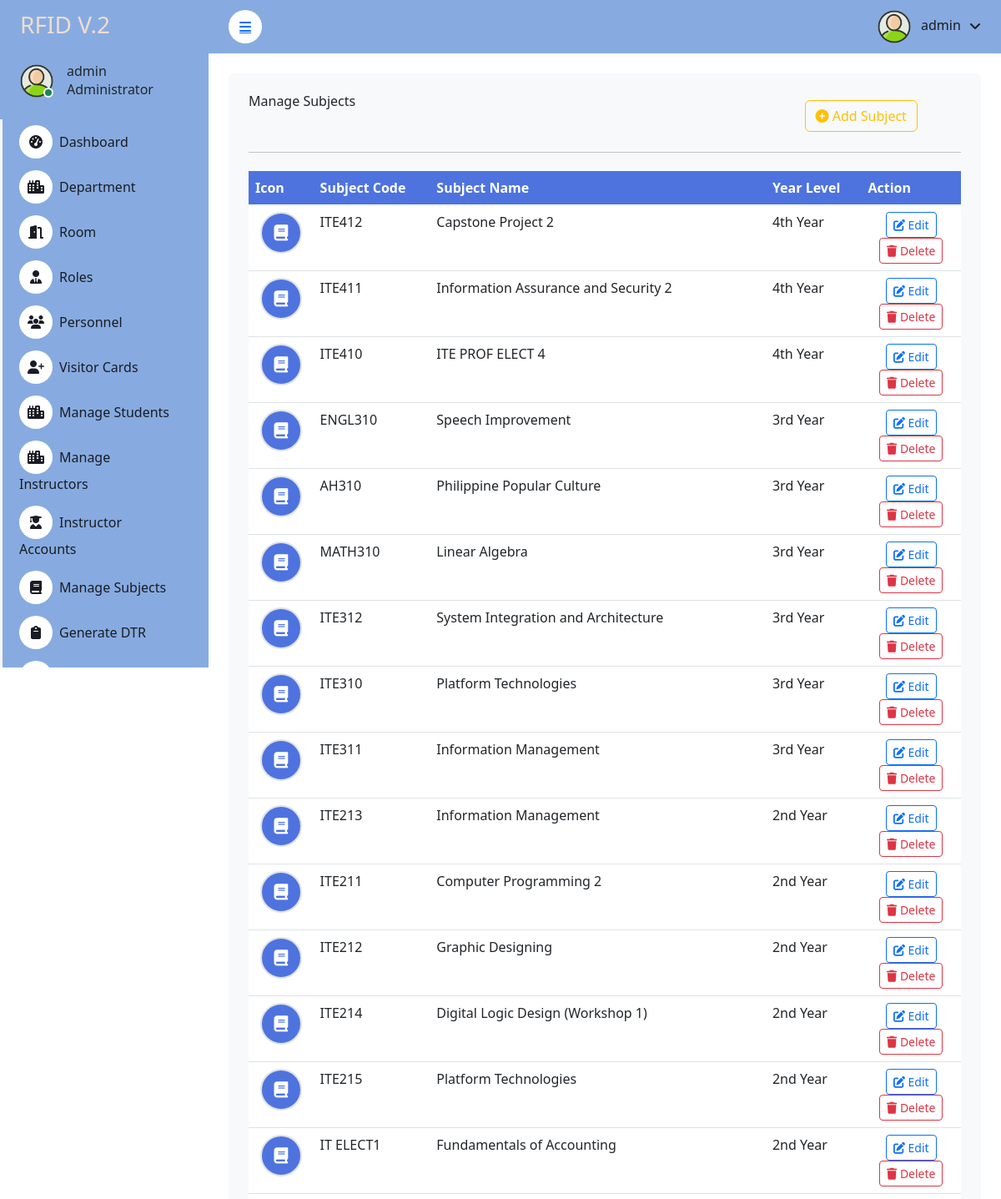
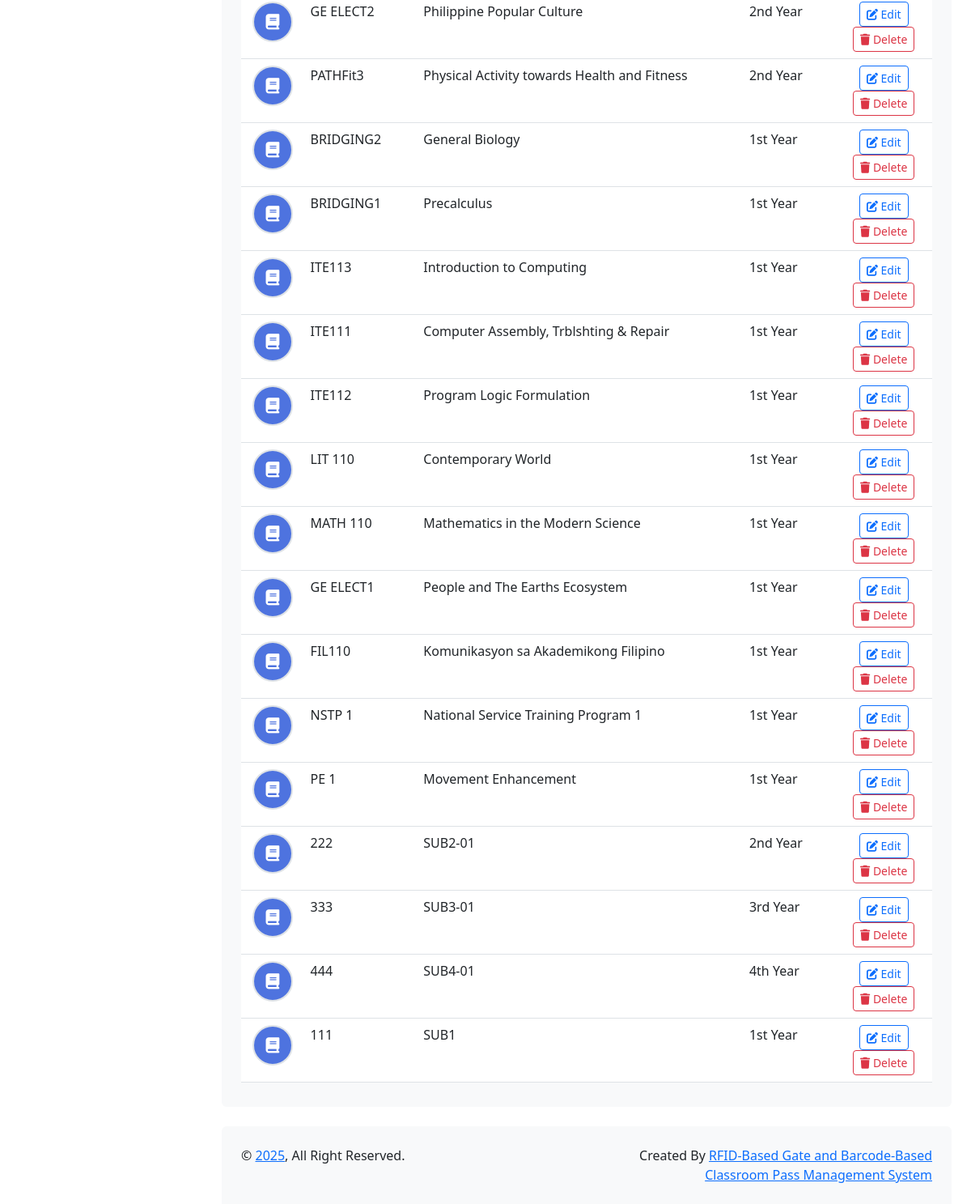
Screenshot of /admin/manage_subjects.php with the database file from the repository (2 pictures, top to bottom).
### tables this page shows
CREATE TABLE `user` (
  `id` int(11) NOT NULL,
  `contact` varchar(15) NOT NULL,
  `email` varchar(255) NOT NULL,
  `username` varchar(255) NOT NULL,
  `password` varchar(255) NOT NULL,
  `rfid_number` varchar(50) NOT NULL,
  `failed_attempts` int(11) DEFAULT 0,
  `last_attempt` timestamp NULL DEFAULT NULL,
  `last_login` timestamp NULL DEFAULT NULL,
  `login_count` int(11) DEFAULT 0,
  `is_active` tinyint(1) DEFAULT 1,
  `created_at` timestamp NOT NULL DEFAULT current_timestamp()
);

CREATE TABLE `subjects` (
  `id` int(11) NOT NULL,
  `subject_code` varchar(50) NOT NULL,
  `subject_name` varchar(255) NOT NULL,
  `year_level` varchar(20) NOT NULL
);

### admin/manage_subjects.php (the view, shortened to what this page needs)
<?php
include '../connection.php';
?>
<!DOCTYPE html>
<html lang="en">
<?php include 'header.php'; ?>
<head>
    <link href="https://cdn.jsdelivr.net/npm/bootstrap@5.3.0/dist/css/bootstrap.min.css" rel="stylesheet">
    <link rel="stylesheet" href="https://cdnjs.cloudflare.com/ajax/libs/font-awesome/6.4.0/css/all.min.css">
    <link rel="stylesheet" href="https://cdn.datatables.net/1.13.6/css/dataTables.bootstrap5.min.css">
    <link rel="stylesheet" href="https://cdn.jsdelivr.net/npm/sweetalert2@11/dist/sweetalert2.min.css">
    <link rel="stylesheet" href="https://cdn.jsdelivr.net/npm/bootstrap-icons@1.11.0/font/bootstrap-icons.css">
</head>
<body>
    <div class="container-fluid position-relative bg-white d-flex p-0">
        <?php include 'sidebar.php'; ?>
        <div class="content">
            <?php include 'navbar.php'; ?>
            <div class="container-fluid pt-4 px-4">
                <div class="col-sm-12 col-xl-12">
                    <div class="bg-light rounded h-100 p-4">
                        <div class="row">
                            <div class="col-9">
                                <h6 class="mb-4">Manage Subjects</h6>
                            </div>
                            <div class="col-3">
                                <button type="button" class="btn btn-outline-warning m-2" data-bs-toggle="modal" data-bs-target="#subjectModal">
                                    <i class="fas fa-plus-circle"></i> Add Subject
                                </button>
                            </div>
                        </div>
                        <hr>
                        <div class="table-responsive">
                            <table class="table table-border" id="myDataTable">
                                <thead>
                                    <tr>
                                        <th scope="col">Icon</th>
                                        <th scope="col">Subject Code</th>
                                        <th scope="col">Subject Name</th>
                                        <th scope="col">Year Level</th>
                                        <th scope="col">Action</th>
                                    </tr>
                                </thead>
                                <tbody>
                                    <?php
                                    $results = mysqli_query($db, "SELECT * FROM subjects ORDER BY id DESC");
                                    ?>
                                    <?php while ($row = mysqli_fetch_array($results)) { ?>
                                    <tr class="table-<?php echo $row['id'];?>" data-subject-id="<?php echo $row['id'];?>">
                                        <td>
                                            <center>
                                                <div class="subject-icon">
                                                    <i class="fas fa-book"></i>
                                                </div>
                                            </center>
                                        </td>
                                        <td class="subject_code_display"><?php echo $row['subject_code']; ?></td>
                                        <td><?php echo $row['subject_name']; ?></td>
                                        <td><?php echo $row['year_level']; ?></td>
                                        <td width="14%">
                                            <center>
                                                <button data-id="<?php echo $row['id'];?>"
                                                        class="btn btn-outline-primary btn-sm btn-edit e_subject_id">
                                                    <i class="fas fa-edit"></i> Edit
                                                </button>
                                                <button subject_name="<?php echo $row['subject_name']; ?>"
                                                        data-id="<?php echo $row['id']; ?>"
                                                        class="btn btn-outline-danger btn-sm btn-del d_subject_id">
                                                    <i class="fas fa-trash"></i> Delete
                                                </button>
                                            </center>
                                        </td>
                                    </tr>
                                    <?php } ?>
                                </tbody>
                            </table>
                        </div>
                    </div>
                </div>
            </div>
            <?php include 'footer.php'; ?>
        </div>
</body>
</html>

### admin/sidebar.php (shortened to what this page needs)
<?php
$current_page = basename($_SERVER['PHP_SELF']);
include '../connection.php';
$username = "";
$sql1 = "SELECT * FROM user LIMIT 1";
$result1 = $db->query($sql1);
if ($result1->num_rows > 0) {
    $row = $result1->fetch_assoc();
    $username = $row['username'];
}
?>
<div class="sidebar pe-4 pb-3" style="background-color:  #87abe0ff">
    <nav class="navbar navbar-light">
        <a href="dashboard" class="navbar-brand mx-4 mb-3">
            <h3 class="text" style="color: #f0ddcc">RFID V.2</h3>
        </a>
        <div class="d-flex align-items-center ms-4 mb-4">
            <div class="position-relative">
                <img class="rounded-circle" src="img\2601828.png" alt="" style="width: 40px; height: 40px;">
                <div class="bg-success rounded-circle border border-2 border-white position-absolute end-0 bottom-0 p-1"></div>
            </div>
            <div class="ms-3">
                <h6 class="mb-0"><?php echo $username; ?></h6>
                <span>Administrator</span>
            </div>
        </div>
        <div class="navbar-nav w-100">
            <a href="dashboard.php" class="nav-item nav-link <?php echo ($current_page == 'dashboard') ? 'active' : ''; ?>">
                <i class="fa fa-tachometer-alt me-2"></i>Dashboard
            </a>
            <a href="department.php" class="nav-item nav-link <?php echo ($current_page == 'department') ? 'active' : ''; ?>">
                <i class="fa fa-city me-2"></i>Department
            </a>
            <a href="room.php" class="nav-item nav-link <?php echo ($current_page == 'room') ? 'active' : ''; ?>">
                <i class="fa fa-door-open me-2"></i>Room
            </a>
            <a href="role.php" class="nav-item nav-link <?php echo ($current_page == 'role') ? 'active' : ''; ?>">
                <i class="fa fa-user-tie me-2"></i>Roles
            </a>
            <a class="nav-item nav-link collapsed <?php echo in_array($current_page, ['personell', 'personell_logs']) ? 'active' : ''; ?>"
               href="personell.php"
               data-bs-toggle="collapse"
               data-bs-target="#personnelSubmenu"
               aria-expanded="<?php echo in_array($current_page, ['personell', 'personell_logs']) ? 'true' : 'false'; ?>">
                <i class="fa fa-users me-2"></i>Personnel
            </a>
            <a class="nav-item nav-link collapsed <?php echo in_array($current_page, ['visitor', 'visitor_logs']) ? 'active' : ''; ?>"
               href="visitor.php"
               data-bs-toggle="collapse"
               data-bs-target="#visitorSubmenu"
               aria-expanded="<?php echo in_array($current_page, ['visitor', 'visitor_logs']) ? 'true' : 'false'; ?>">
                <i class="fa fa-user-plus me-2"></i>Visitor Cards
            </a>
           <a href="students.php" class="nav-item nav-link <?php echo ($current_page == 'students') ? 'active' : ''; ?>">
                <i class="fa fa-city me-2"></i>Manage Students
            </a>
             <a href="instructors.php" class="nav-item nav-link <?php echo ($current_page == 'instructors') ? 'active' : ''; ?>">
                <i class="fa fa-city me-2"></i>Manage Instructors
            </a>
                        <a href="instructor_accounts.php" class="nav-item nav-link <?php echo ($current_page == 'instructor_accounts') ? 'active' : ''; ?>">
                            <i class="fa fa-user-graduate me-2"></i>Instructor Accounts
                        </a>
            <a href="manage_subjects.php" class="nav-item nav-link <?php echo ($current_page == 'subjects') ? 'active' : ''; ?>">
                <i class="fa fa-book me-2"></i>Manage Subjects
            </a>
            <a href="dtr.php" class="nav-item nav-link <?php echo ($current_page == 'dtr') ? 'active' : ''; ?>">
                <i class="fa fa-clipboard me-2"></i>Generate DTR
            </a>
            <a href="student_logs.php" class="nav-item nav-link <?php echo ($current_page == 'attendance_log') ? 'active' : ''; ?>">
                <i class="fa fa-book me-2"></i>Attendance Log
            </a>
        </div>
    </nav>
</div>

### admin/navbar.php (shortened to what this page needs)
<?php
include '../connection.php';
$username = "";
$sql1 = "SELECT * FROM user LIMIT 1";
$result1 = $db->query($sql1);
if ($result1->num_rows > 0) {
    $row = $result1->fetch_assoc();
    $username = $row['username'];
}
?>
            <nav class="navbar navbar-expand  navbar-light sticky-top px-4 py-0" style="background-color: #87abe0ff">
                <a href="#" class="sidebar-toggler flex-shrink-0">
                    <i class="fa fa-bars"></i>
                </a>
                <div class="navbar-nav align-items-center ms-auto">
                    <div class="nav-item dropdown">
                        <a href="#" class="nav-link dropdown-toggle" data-bs-toggle="dropdown">
                            <img class="rounded-circle me-lg-2" src="img\2601828.png" alt="" style="width: 40px; height: 40px;">
                            <span class="d-none d-lg-inline-flex"><?php echo $username; ?></span>
                        </a>
                    </div>
                </div>
            </nav>

### admin/css/style.css (style rules this page uses)
:root { --primary: #009CFF; --light: #F3F6F9; --dark: #191C24; }
.btn { transition: .5s; }
.sidebar { position: fixed; top: 0; left: 0; bottom: 0; width: 250px; height: 100vh; overflow-y: auto; background: var(--light); transition: 0.5s; z-index: 999; }
.content { margin-left: 250px; min-height: 100vh; background: #FFFFFF; transition: 0.5s; }
@media (min-width: 992px) { .sidebar { margin-left: 0; } }
@media (min-width: 992px) { .content { width: calc(100% - 250px); } }
.sidebar .navbar .navbar-nav .nav-link { padding: 7px 20px; color: var(--dark); font-weight: 500; border-left: 3px solid var(--light); border-radius: 0 30px 30px 0; outline: none; }
.sidebar .navbar .navbar-nav .nav-link i { width: 40px; height: 40px; display: inline-flex; align-items: center; justify-content: center; background: #FFFFFF; border-radius: 40px; }
.content .navbar .navbar-nav .nav-link { margin-left: 25px; padding: 12px 0; color: var(--dark); outline: none; }
.content .navbar .sidebar-toggler, .content .navbar .navbar-nav .nav-link i { width: 40px; height: 40px; display: inline-flex; align-items: center; justify-content: center; background: #FFFFFF; border-radius: 40px; }
.content .navbar .dropdown-toggle::after { margin-left: 6px; vertical-align: middle; border: none; content: "\f107"; font-family: "Font Awesome 5 Free"; font-weight: 900; transition: .5s; }

### admin/manage_subjects.php (style rules this page uses)
.bg-light { background-color: #f8f9fa !important; }
.table th { background-color: #4e73df; color: white; }
.btn-del { transition: all 0.3s ease; }
.subject-icon { width: 50px; height: 50px; border-radius: 50%; object-fit: cover; border: 2px solid #dee2e6; background-color: #4e73df; display: flex; align-items: center; justify-content: center; color: white; font-size: 1.2rem; }

### rows the page displays
user: username "admin"
subjects: subject_code "ITE412", subject_name "Capstone Project 2", year_level "4th Year"
subjects: subject_code "ITE411", subject_name "Information Assurance and Security 2", year_level "4th Year"
subjects: subject_code "ITE410", subject_name "ITE PROF ELECT 4", year_level "4th Year"
subjects: subject_code "ENGL310", subject_name "Speech Improvement", year_level "3rd Year"
subjects: subject_code "AH310", subject_name "Philippine Popular Culture", year_level "3rd Year"
subjects: subject_code "MATH310", subject_name "Linear Algebra", year_level "3rd Year"
subjects: subject_code "ITE312", subject_name "System Integration and Architecture", year_level "3rd Year"
subjects: subject_code "ITE310", subject_name "Platform Technologies", year_level "3rd Year"
subjects: subject_code "ITE311", subject_name "Information Management", year_level "3rd Year"
subjects: subject_code "ITE213", subject_name "Information Management", year_level "2nd Year"
subjects: subject_code "ITE211", subject_name "Computer Programming 2", year_level "2nd Year"
subjects: subject_code "ITE212", subject_name "Graphic Designing", year_level "2nd Year"
subjects: subject_code "ITE214", subject_name "Digital Logic Design (Workshop 1)", year_level "2nd Year"
subjects: subject_code "ITE215", subject_name "Platform Technologies", year_level "2nd Year"
subjects: subject_code "IT ELECT1", subject_name "Fundamentals of Accounting", year_level "2nd Year"
subjects: subject_code "GE ELECT2", subject_name "Philippine Popular Culture", year_level "2nd Year"
subjects: subject_code "PATHFit3", subject_name "Physical Activity towards Health and Fitness", year_level "2nd Year"
subjects: subject_code "BRIDGING2", subject_name "General Biology", year_level "1st Year"
subjects: subject_code "BRIDGING1", subject_name "Precalculus", year_level "1st Year"
subjects: subject_code "ITE113", subject_name "Introduction to Computing", year_level "1st Year"
subjects: subject_code "ITE111", subject_name "Computer Assembly, Trblshting & Repair", year_level "1st Year"
subjects: subject_code "ITE112", subject_name "Program Logic Formulation", year_level "1st Year"
subjects: subject_code "LIT 110", subject_name "Contemporary World", year_level "1st Year"
subjects: subject_code "MATH 110", subject_name "Mathematics in the Modern Science", year_level "1st Year"
subjects: subject_code "GE ELECT1", subject_name "People and The Earths Ecosystem", year_level "1st Year"
subjects: subject_code "FIL110", subject_name "Komunikasyon sa Akademikong Filipino", year_level "1st Year"
subjects: subject_code "NSTP 1", subject_name "National Service Training Program 1", year_level "1st Year"
subjects: subject_code "PE 1", subject_name "Movement Enhancement", year_level "1st Year"
subjects: subject_code "222", subject_name "SUB2-01", year_level "2nd Year"
subjects: subject_code "333", subject_name "SUB3-01", year_level "3rd Year"
subjects: subject_code "444", subject_name "SUB4-01", year_level "4th Year"
subjects: subject_code "111", subject_name "SUB1", year_level "1st Year"
